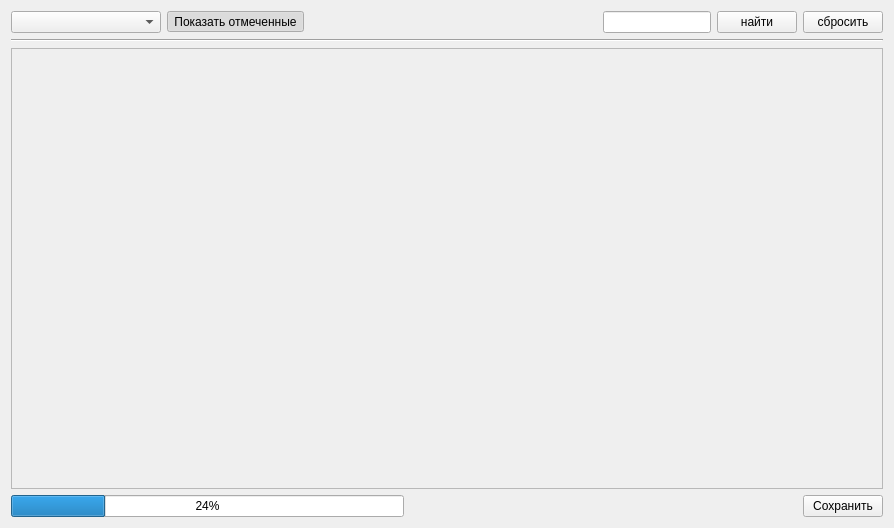
<?xml version="1.0" encoding="UTF-8"?>
<ui version="4.0">
 <class>MainWindow</class>
 <widget class="QMainWindow" name="MainWindow">
  <property name="geometry">
   <rect>
    <x>0</x>
    <y>0</y>
    <width>894</width>
    <height>528</height>
   </rect>
  </property>
  <property name="windowTitle">
   <string>MainWindow</string>
  </property>
  <widget class="QWidget" name="centralWidget">
   <property name="styleSheet">
    <string notr="true">font: 75 10.5pt &quot;Verdana&quot;;</string>
   </property>
   <layout class="QVBoxLayout" name="verticalLayout">
    <item>
     <layout class="QHBoxLayout" name="horizontalLayout">
      <item>
       <widget class="QComboBox" name="comboBox">
        <property name="sizePolicy">
         <sizepolicy hsizetype="Expanding" vsizetype="Fixed">
          <horstretch>0</horstretch>
          <verstretch>0</verstretch>
         </sizepolicy>
        </property>
        <property name="maximumSize">
         <size>
          <width>150</width>
          <height>16777215</height>
         </size>
        </property>
       </widget>
      </item>
      <item>
       <widget class="QToolButton" name="toolButton">
        <property name="text">
         <string>Показать отмеченные</string>
        </property>
        <property name="checkable">
         <bool>true</bool>
        </property>
        <property name="checked">
         <bool>true</bool>
        </property>
       </widget>
      </item>
      <item>
       <spacer name="horizontalSpacer">
        <property name="orientation">
         <enum>Qt::Orientation::Horizontal</enum>
        </property>
        <property name="sizeHint" stdset="0">
         <size>
          <width>40</width>
          <height>20</height>
         </size>
        </property>
       </spacer>
      </item>
      <item>
       <widget class="QLineEdit" name="lineEdit">
        <property name="sizePolicy">
         <sizepolicy hsizetype="Fixed" vsizetype="Fixed">
          <horstretch>0</horstretch>
          <verstretch>0</verstretch>
         </sizepolicy>
        </property>
       </widget>
      </item>
      <item>
       <widget class="QPushButton" name="pushButton">
        <property name="text">
         <string>найти</string>
        </property>
       </widget>
      </item>
      <item>
       <widget class="QPushButton" name="pushButtonReset">
        <property name="text">
         <string>сбросить</string>
        </property>
       </widget>
      </item>
     </layout>
    </item>
    <item>
     <widget class="Line" name="line">
      <property name="orientation">
       <enum>Qt::Orientation::Horizontal</enum>
      </property>
     </widget>
    </item>
    <item>
     <widget class="QScrollArea" name="scrollArea">
      <property name="widgetResizable">
       <bool>true</bool>
      </property>
      <widget class="QWidget" name="scrollAreaWidgetContents">
       <property name="geometry">
        <rect>
         <x>0</x>
         <y>0</y>
         <width>874</width>
         <height>427</height>
        </rect>
       </property>
       <layout class="QHBoxLayout" name="horizontalLayout_2">
        <item>
         <layout class="QGridLayout" name="gridLayout_3"/>
        </item>
       </layout>
      </widget>
     </widget>
    </item>
    <item>
     <layout class="QHBoxLayout" name="horizontalLayout_4">
      <item>
       <widget class="QProgressBar" name="progressBar">
        <property name="value">
         <number>24</number>
        </property>
       </widget>
      </item>
      <item>
       <spacer name="horizontalSpacer_3">
        <property name="orientation">
         <enum>Qt::Orientation::Horizontal</enum>
        </property>
        <property name="sizeHint" stdset="0">
         <size>
          <width>40</width>
          <height>20</height>
         </size>
        </property>
       </spacer>
      </item>
      <item>
       <widget class="QPushButton" name="pushButtonSave">
        <property name="text">
         <string>Сохранить</string>
        </property>
       </widget>
      </item>
     </layout>
    </item>
    <item>
     <spacer name="verticalSpacer">
      <property name="orientation">
       <enum>Qt::Orientation::Vertical</enum>
      </property>
      <property name="sizeType">
       <enum>QSizePolicy::Policy::Minimum</enum>
      </property>
      <property name="sizeHint" stdset="0">
       <size>
        <width>0</width>
        <height>0</height>
       </size>
      </property>
     </spacer>
    </item>
   </layout>
  </widget>
 </widget>
 <layoutdefault spacing="6" margin="11"/>
 <resources/>
 <connections/>
</ui>
